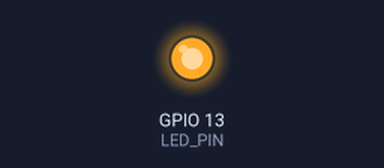
Bench run of a program on a simulated ESP32-S3. On the bench: output pins drawn as LEDs (lit = HIGH).

Above: at 0.4 s.
At 13.4 s:
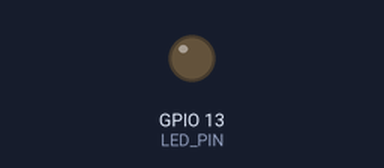
Timing chart, 0 to 19.0 s (numbered marks = the images above):
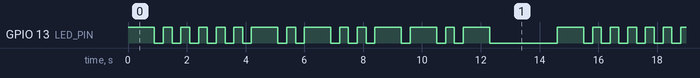

The program:

main.cpp
```cpp
#include <Arduino.h>
constexpr int LED_PIN = 13;

constexpr int DOT_TIME = 300;
constexpr int DASH_TIME = 900;
constexpr int PAUSE = 300;
constexpr int LETTER_PAUSE = 900;
constexpr int WORD_PAUSE = 2000;

// put function declarations here:

void dot() {
  digitalWrite(LED_PIN, HIGH);
  delay(DOT_TIME);
  digitalWrite(LED_PIN,LOW);
  delay(PAUSE);
}

void dash() {
  digitalWrite(LED_PIN, HIGH);
  delay(DASH_TIME);
  digitalWrite(LED_PIN,LOW);
  delay(PAUSE);
}

const char* morseFirstName[] = {
  "-...", "..-", ".-.", ".-", "-.-"
};

void letters(const char* pattern) {
  for(int i = 0; pattern[i] != '\0'; i++) {
    if(pattern[i] == '.') {
      dot();
    }
    else if(pattern[i] == '-') {
      dash();
    }
  }
  (LETTER_PAUSE);
}

void setup() {
  // put your setup code here, to run once:
  pinMode(LED_PIN, OUTPUT);
}

void loop() {
  // put your main code here, to run repeatedly:
  for(int i = 0; i < 5; i++) {
    letters(morseFirstName[i]);
  }
  delay(WORD_PAUSE);
}
```

Measured:
- by itself, GPIO 13 (LED_PIN): moves between LOW and HIGH, repeating every 14.6 s
- by itself, everything shown: repeats every 14.6 s, in 30 steps
